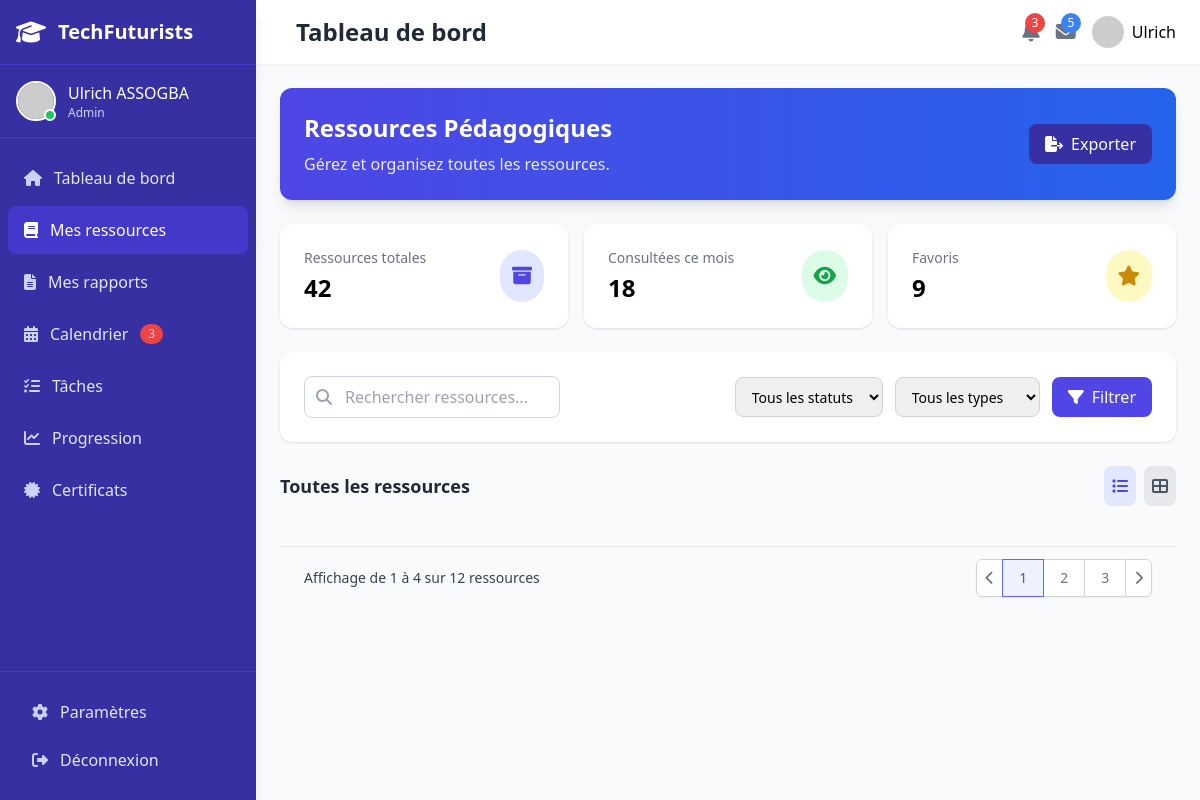
/resources/participant (signed in), run on the app's committed database.
### app/models/users.py (models this page shows, shortened)
class User(UserMixin, db.Model):
    id = db.Column(db.Integer, primary_key=True)
    email = db.Column(db.String(120), unique=True, nullable=False)
    first_name = db.Column(db.String(64), nullable=False)
    last_name = db.Column(db.String(64), nullable=False)
    password_hash = db.Column(db.String(128), nullable=False)
    role = db.Column(db.Enum(RoleEnum), default=RoleEnum.Participant)
    is_verified = db.Column(db.Boolean, default=False)
    created_at = db.Column(db.DateTime, default=datetime.utcnow)

### app/routes/resources.py (the view)
@bp.route('/participant')
@token_required
def participant(current_user):
    resources = Resource.query.all()
    return render_template('resources/participant/index.html' , resources=resources, user=current_user)

### app/models/users.py (called while the page is built)
@login_manager.user_loader
def load_user(user_id):
    return User.query.get(int(user_id))

### app/templates/resources/participant/index.html (shortened to what this page needs)
<!DOCTYPE html>
<html lang="fr">
<head>
    <script src="https://cdn.tailwindcss.com"></script>
    <link rel="stylesheet" href="https://cdnjs.cloudflare.com/ajax/libs/font-awesome/6.4.0/css/all.min.css">
    <link rel="stylesheet" href="{{ url_for('static', filename='css/Participant.css') }}">
</head>
<body class="bg-gray-100 font-sans">
    <div class="flex h-screen overflow-hidden">
        {% include '/partials/participant/sidebar.html' %}
        <div id="mainContent" class="flex-1 flex flex-col overflow-hidden lg:ml-64 transition-all duration-300 ease-in-out">
            {% include '/partials/participant/header.html' %}
            <main class="flex-1 overflow-y-auto p-4 sm:p-6 bg-gray-50">
                {% include '/sections/participant/resources_content.html' %}
        </div>
</body>
</html>

### app/templates/partials/participant/sidebar.html (shortened to what this page needs)
<body>
    <div id="sidebar" class="fixed inset-y-0 left-0 z-50 w-64 bg-indigo-800 text-white transition-all duration-300 ease-in-out shadow-lg lg:transform-none">
        <div class="flex flex-col h-full">
            <div class="flex items-center justify-between p-4 border-b border-indigo-700">
                <div class="flex items-center space-x-3">
                    <i class="fas fa-graduation-cap text-2xl"></i>
                    <span class="logo-text text-xl font-bold">TechFuturists</span>
                </div>
            </div>
            <div class="user-info p-4 flex items-center space-x-3 border-b border-indigo-700">
                <div class="relative">
                    <img src="https://randomuser.me/api/portraits/women/44.jpg" alt="Profile" class="w-10 h-10 rounded-full border-2 border-white">
                    <span class="absolute bottom-0 right-0 w-3 h-3 bg-green-500 rounded-full border-2 border-white"></span>
                </div>
                <div>
                    <div class="font-medium text-white">{{ user.first_name }} {{ user.last_name }}</div>
                    <div class="text-xs text-indigo-200">{{ user.role.value }}</div>
                </div>
            </div>
            <nav class="flex-1 overflow-y-auto py-4">
                <div class="space-y-1 px-2">
                    <a href="{{ url_for('participant.dashboard') }}"
                       class="flex items-center space-x-3 px-4 py-3 rounded-lg {% if request.endpoint == 'participant.dashboard' %}bg-indigo-700 text-white{% else %}text-indigo-100 hover:bg-indigo-700 hover:text-white{% endif %} transition">
                        <i class="fas fa-home {% if request.endpoint == 'participant.dashboard' %}text-white{% else %}text-indigo-200{% endif %}"></i>
                        <span class="nav-text">Tableau de bord</span>
                    </a>
                    <a href="{{ url_for('resources.participant') }}"
                       class="flex items-center space-x-3 px-4 py-3 rounded-lg {% if request.endpoint == 'resources.participant' %}bg-indigo-700 text-white{% else %}text-indigo-100 hover:bg-indigo-700 hover:text-white{% endif %} transition">
                        <i class="fas fa-book {% if request.endpoint == 'resources.participant' %}text-white{% else %}text-indigo-200{% endif %}"></i>
                        <span class="nav-text">Mes ressources</span>
                    </a>
                    <a href="{{ url_for('reports.participant') }}"
                       class="flex items-center space-x-3 px-4 py-3 rounded-lg {% if request.endpoint == 'reports.participant' %}bg-indigo-700 text-white{% else %}text-indigo-100 hover:bg-indigo-700 hover:text-white{% endif %} transition">
                        <i class="fas fa-file-alt {% if request.endpoint == 'reports.participant' %}text-white{% else %}text-indigo-200{% endif %}"></i>
                        <span class="nav-text">Mes rapports</span>
                    </a>
                    <a href="#"
                       class="flex items-center space-x-3 px-4 py-3 rounded-lg {% if request.endpoint == 'calendar.participant' %}bg-indigo-700 text-white{% else %}text-indigo-100 hover:bg-indigo-700 hover:text-white{% endif %} transition">
                        <i class="fas fa-calendar-alt {% if request.endpoint == 'calendar.participant' %}text-white{% else %}text-indigo-200{% endif %}"></i>
                        <span class="nav-text">Calendrier</span>
                        <span class="ml-auto bg-red-500 text-xs px-2 py-0.5 rounded-full">3</span>
                    </a>
                    <a href="#"
                       class="flex items-center space-x-3 px-4 py-3 rounded-lg {% if request.endpoint == 'tasks.participant' %}bg-indigo-700 text-white{% else %}text-indigo-100 hover:bg-indigo-700 hover:text-white{% endif %} transition">
                        <i class="fas fa-tasks {% if request.endpoint == 'tasks.participant' %}text-white{% else %}text-indigo-200{% endif %}"></i>
                        <span class="nav-text">Tâches</span>
                    </a>
                    <a href="#"
                       class="flex items-center space-x-3 px-4 py-3 rounded-lg {% if request.endpoint == 'progress.participant' %}bg-indigo-700 text-white{% else %}text-indigo-100 hover:bg-indigo-700 hover:text-white{% endif %} transition">
                        <i class="fas fa-chart-line {% if request.endpoint == 'progress.participant' %}text-white{% else %}text-indigo-200{% endif %}"></i>
                        <span class="nav-text">Progression</span>
                    </a>
                    <a href="#"
                       class="flex items-center space-x-3 px-4 py-3 rounded-lg {% if request.endpoint == 'certificates.participant' %}bg-indigo-700 text-white{% else %}text-indigo-100 hover:bg-indigo-700 hover:text-white{% endif %} transition">
                        <i class="fas fa-certificate {% if request.endpoint == 'certificates.participant' %}text-white{% else %}text-indigo-200{% endif %}"></i>
                        <span class="nav-text">Certificats</span>
                    </a>
                </div>
            </nav>
            <div class="p-4 border-t border-indigo-700">
                <a href="#"
                   class="flex items-center space-x-3 px-4 py-3 rounded-lg {% if request.endpoint == 'settings.participant' %}bg-indigo-700 text-white{% else %}text-indigo-100 hover:bg-indigo-700 hover:text-white{% endif %} transition">
                    <i class="fas fa-cog {% if request.endpoint == 'settings.participant' %}text-white{% else %}text-indigo-200{% endif %}"></i>
                    <span class="nav-text">Paramètres</span>
                </a>
                <a href="#"
                   id="logoutButton"
                   class="flex items-center space-x-3 px-4 py-3 rounded-lg text-indigo-100 hover:bg-indigo-700 hover:text-white transition">
                    <i class="fas fa-sign-out-alt text-indigo-200"></i>
                    <span class="nav-text">Déconnexion</span>
                </a>
            </div>
        </div>
    </div>
    </body>

### app/templates/partials/participant/header.html (shortened to what this page needs)
<header class="bg-white shadow-sm z-40">
    <div class="flex items-center justify-between px-4 py-3 sm:px-6 sm:py-4">
        <div class="flex items-center space-x-4">
            <h1 class="header-title text-xl sm:text-2xl font-bold text-gray-800">Tableau de bord</h1>
        </div>
        <div class="flex items-center space-x-4">
            <div class="relative notification-icons">
                <button class="text-gray-500 hover:text-gray-700 focus:outline-none">
                    <span class="notification-badge bg-red-500 text-white text-xs rounded-full h-5 w-5 flex items-center justify-center">3</span>
                </button>
            </div>
            <div class="relative notification-icons">
                <button class="text-gray-500 hover:text-gray-700 focus:outline-none">
                    <span class="notification-badge bg-blue-500 text-white text-xs rounded-full h-5 w-5 flex items-center justify-center">5</span>
                </button>
            </div>
            <div class="relative desktop-user-menu">
                <button id="userMenuButton" class="flex items-center space-x-2 focus:outline-none">
                    <img src="https://randomuser.me/api/portraits/women/44.jpg" alt="Profile" class="w-8 h-8 rounded-full">
                    <span class="hidden md:inline-block font-medium">{{ user.first_name }}</span>
                </button>
            </div>
        </div>
    </div>
</header>

### app/static/css/Participant.css (style rules this page uses)
.notification-badge { position: absolute; top: -5px; right: -5px; }

### data on the page
User: first_name "Ulrich", last_name "ASSOGBA", role.value "Admin"
